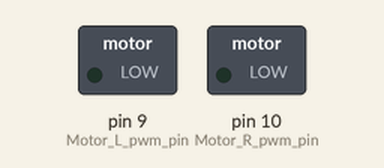
Recording of a sketch running on a simulated Arduino Uno, built with avr-gcc and run on an emulated ATmega328P. Shown: switched loads named in the sketch (green lamp = pin HIGH).

Above: at 0.1 s.
At 4.1 s:
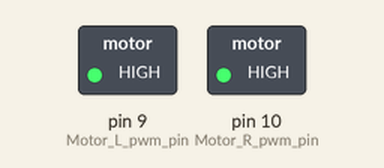
Timing chart, 0 to 5.6 s (numbered marks = the images above):
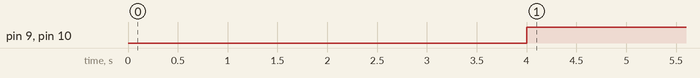

The sketch:

motor_test.ino
```cpp
#define Motor_forward         0
#define Motor_return          1
#define Motor_L_dir_pin       7
#define Motor_R_dir_pin       8
#define Motor_L_pwm_pin       9
#define Motor_R_pwm_pin       10
const int Xpin = A0, Ypin = A1;
int joystickButtonPin = 19;

void setup()
{
    Serial.begin(9600);
}

void loop()
{
    int pwm_R=1000;
    int pwm_L=1000;
    //for(int i = 99;i<100;i--){

////// Direction
       digitalWrite(Motor_R_dir_pin,Motor_return);
       digitalWrite(Motor_L_dir_pin,Motor_return);
       delay(2000);
       digitalWrite(Motor_R_dir_pin,Motor_forward);
       digitalWrite(Motor_L_dir_pin,Motor_forward);
       delay(2000);
////// Pwm

      // pwm_L = i;
      // pwm_R = i;
      analogWrite(Motor_L_pwm_pin,pwm_L);
      analogWrite(Motor_R_pwm_pin,pwm_R);
   //}
}                                   
```

Measured:
- by itself, pin 9 (Motor_L_pwm_pin), pin 10 (Motor_R_pwm_pin): LOW → HIGH at 4.0 s
